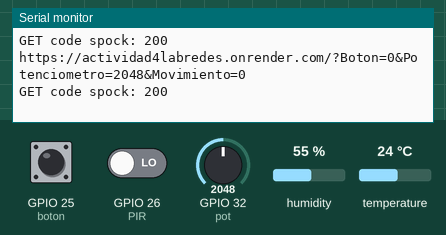
Bench run of a sketch on a simulated ESP32. Parts: the last lines printed to the serial monitor. Inputs (shaded band) come from the test bench; at power-on: humidity 55 %, GPIO 32 (pot) = 2048, GPIO 25 (boton) LOW, GPIO 26 (PIR) LOW, temperature 24 °C. WiFi joins after 1.5 s; servers stay silent unless stated; uploads are accepted with an empty reply; web services answer with replies made up by the test bench.

Above: at 3.7 s.
3.8 s: humidity set to 22 %
At 5.26 s:
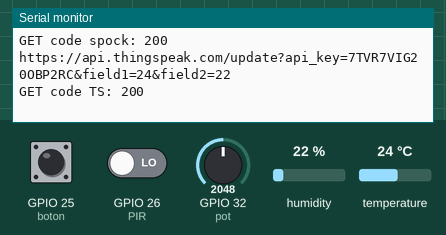
5.3 s: GPIO 32 (pot) set to 2866
At 5.43 s:
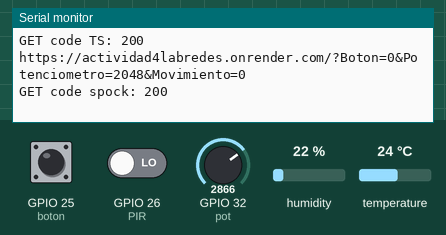
6.8 s: GPIO 25 (boton) pulled HIGH for 0.25 s
8.5 s: GPIO 26 (PIR) driven HIGH
10.0 s: temperature set to 12 °C
At 10.13 s:
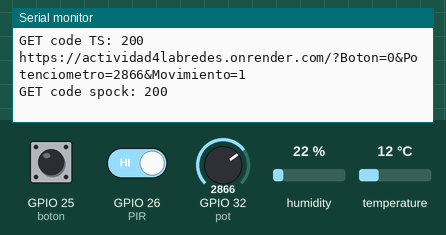

Measured:
- after the input at 3.8 s, the serial monitor: prints a new line after 1.3 s (image 1)

The sketch:

PHP.ino
```cpp
#include <WiFi.h>        // Librería para WiFi
#include <HTTPClient.h>  // Librería para solicitudes HTTP
#include <DHT.h>         // Librería para el sensor DHT22

// ------------------------ Puertos GPIO (pines del ESP32) ------------------------
int pot   = 32;  // Pin donde está conectado el potenciómetro
int boton = 25;  // Pin donde está conectado el botón
int PIR   = 26;  // Pin donde está conectado el sensor de movimiento (PIR)

// ------------------------ Configuración del sensor DHT22 ------------------------
DHT dht(33, DHT22); // Pin 33 con un DHT22

// ------------------------ URLs y Strings ----------------------------------------
String url        = "https://actividad4labredes.onrender.com/";
String thinkspeak = "https://api.thingspeak.com/update?api_key=7TVR7VIG20OBP2RC&field";

// Nombres de sensores, tal como en tu código
String sensor1 = "Boton";
String sensor2 = "Potenciometro";
String sensor3 = "Temperatura";
String sensor4 = "Humedad";
String sensor5 = "Movimiento";
String sensores[5] = {sensor1, sensor2, sensor3, sensor4, sensor5};

// Arreglo para guardar los valores leídos
String valores[5];

// Variables para guardar la lectura de temperatura/humedad
int valor_temperatura = 0;
int valor_humedad     = 0;

// Tarea para enviar datos a tu servidor (spock)
void taskEnviarSpock(void *pvParameters) {
  (void) pvParameters;

  for(;;) {
    // Verifica que siga conectado a WiFi
    if(WiFi.status() == WL_CONNECTED) {
      valores[0] = String(digitalRead(boton));      // Botón
      valores[1] = String(analogRead(pot));         // Potenciómetro
      valores[4] = String(digitalRead(PIR));        // PIR (movimiento)
      HTTPClient http;
      String message;

      message = url + "?"
              + sensores[0] + "=" + valores[0] + '&'
              + sensores[1] + "=" + valores[1] + '&'
              + sensores[4] + "=" + valores[4];

      // Iniciar la petición HTTP con la URL generada
      http.begin(message);
      int httpCode = http.GET();

      // Mostrar la URL y el código de respuesta en el monitor serie
      Serial.println(message);
      Serial.print("GET code spock: ");
      Serial.println(httpCode);

      // Finalizar la conexión HTTP
      http.end();
    }

    vTaskDelay(10 / portTICK_PERIOD_MS);
  }
}


void taskEnviarThingSpeak(void *pvParameters) {
  (void) pvParameters;

  for(;;) {
    // Verifica que siga conectado a WiFi
    if(WiFi.status() == WL_CONNECTED) {
      valor_temperatura = dht.readTemperature();
      valor_humedad     = dht.readHumidity();
      valores[2] = String(valor_temperatura);       // Temperatura
      valores[3] = String(valor_humedad);           // Humedad
      HTTPClient http;
      String message;

      message = thinkspeak + "1" + "=" + valores[2] + "&field" + "2" + "=" + valores[3];     // Temperatura -> field2

      // Iniciar la petición HTTP GET
      http.begin(message);
      int httpCode = http.GET();

      // Mostrar la URL y el código de respuesta en el monitor serie
      Serial.println(message);
      Serial.print("GET code TS: ");
      Serial.println(httpCode);

      // Finalizar la conexión HTTP
      http.end();
    }
    vTaskDelay(1000 / portTICK_PERIOD_MS);
  }
}

// -----------------------------------------------------------------------------
// setup(): igual que tu versión original, solo que al final creamos las tasks
void setup() {
  delay(1000);
  Serial.begin(115200);

  pinMode(boton, INPUT);
  pinMode(pot,   INPUT);
  pinMode(PIR,   INPUT);

  dht.begin();

  // Conectar a la red WiFi
  WiFi.begin("MSI 9472", "|05791xZ");

  // Esperar hasta que la conexión se establezca
  while(WiFi.status() != WL_CONNECTED) {
    delay(500);
    Serial.print(".");
  }
  Serial.println("\nWiFi connected");

  // ---------------- Creación de las 2 tareas (threads) ----------------
  xTaskCreate(
    taskEnviarSpock,              // Función que implementa la tarea
    "TaskEnviarSpock",            // Nombre para debug
    4096,                         // Tamaño de la pila
    NULL,                         // Parámetros (no usado aquí)
    1,                            // Prioridad de la tarea
    NULL                          // Handle de la tarea (opcional)
  );

  xTaskCreate(
    taskEnviarThingSpeak,
    "TaskEnviarThingSpeak",
    4096,
    NULL,
    1,
    NULL
  );
}

void loop() {
}
```
